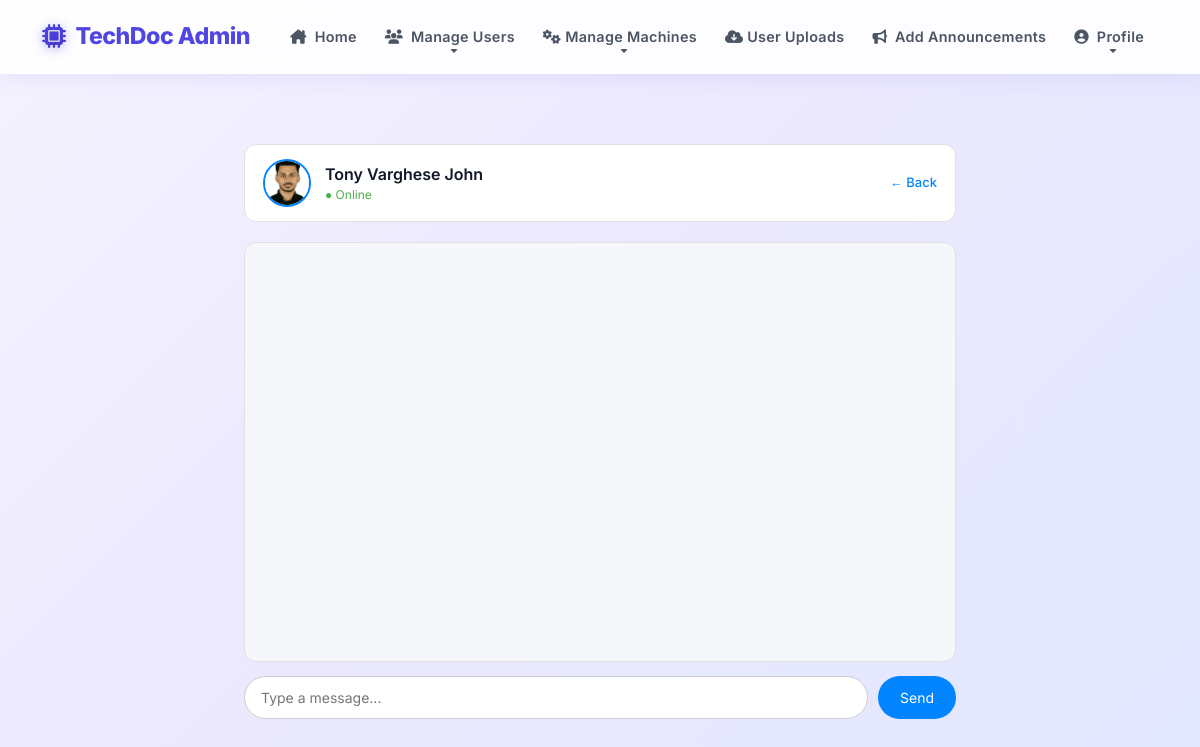
Screenshot of /wadmin/chat/10/ with the database file from the repository.
### guest/models.py (models this page shows)
class User(models.Model):
    name = models.CharField(max_length=50)
    contact = models.CharField(max_length=50)
    employeid = models.CharField(max_length=50)
    email = models.EmailField(unique=True, null=True)
    gender = models.CharField(max_length=50)
    photo = models.FileField(upload_to='UserPhoto/')
    password = models.CharField(max_length=50)
    status = models.CharField(max_length=20, default='pending')
    class Meta:
        db_table = 'tbl_user'

### wadmin/views.py (the view)
# urls.py: path('chat/<int:user_id>/', views.admin_chat,         name='admin_chat'),
def admin_chat(request, user_id):
    from guest.models import User
    user     = User.objects.get(id=user_id)
    admin_id = request.session.get('aid')
    return render(request, 'admin/chat.html', {'chat_user': user, 'admin_id': admin_id})

### wadmin/Templates/admin/chat.html (shortened to what this page needs)
{% include 'admin/Header.html' %}
<div style="padding: 24px; max-width: 760px; margin: auto;">
  <div style="display: flex; align-items: center; gap: 14px; margin-bottom: 20px; background: #fff; padding: 14px 18px; border-radius: 12px; border: 1px solid #e0e0e0;">
    <img src="/media/{{ chat_user.photo }}" alt="photo"
         style="width: 48px; height: 48px; border-radius: 50%; object-fit: cover; border: 2px solid #0084ff;">
    <div>
      <div style="font-weight: 600; font-size: 16px;">{{ chat_user.name }}</div>
      <div style="font-size: 12px; color: #4caf50;">● Online</div>
    </div>
    <a href="{% url 'wadmin:admin_chat_list' %}"
       style="margin-left: auto; font-size: 13px; color: #0084ff; text-decoration: none;">← Back</a>
  </div>
  <div id="chatBox"
       style="height: 420px; overflow-y: auto; background: #f5f7fb; border-radius: 12px; padding: 16px; border: 1px solid #e0e0e0; display: flex; flex-direction: column; gap: 10px;">
  </div>
  <div style="display: flex; gap: 10px; margin-top: 14px;">
    <input type="text" id="msgInput" placeholder="Type a message..."
           style="flex: 1; padding: 10px 16px; border: 1px solid #ccc; border-radius: 24px; font-size: 14px; outline: none;">
    <button onclick="sendMessage()"
            style="background: #0084ff; color: white; border: none; padding: 10px 22px; border-radius: 24px; cursor: pointer; font-size: 14px;">
      Send
    </button>
  </div>
</div>

### wadmin/Templates/admin/Header.html (style rules this page uses)
:root { --primary: #4f46e5; --primary-dark: #4338ca; --primary-deeper: #3730a3; --accent: #10b981; --danger: #ef4444; --warning: #f59e0b; --info: #06b6d4; --bg-page: linear-gradient(135deg, #f5f3ff 0%, #ede9fe 40%, #e0e7ff 100%); --text-main: #111827; --text-muted: #6b7280; --border-light: #e5e7eb; --shadow-sm: 0 2px 8px rgba(0, 0, 0, 0.06); --shadow-md: 0 8px 24px rgba(79, 70, 229, 0.14); --shadow-lg: 0 20px 40px rgba(79, 70, 229, 0.2); --radius: 12px; --radius-lg: 20px; }
body { font-family: 'Inter', sans-serif; background: var(--bg-page); min-height: 100vh; color: var(--text-main); overflow-x: hidden; padding-top: 80px; }
a:not(.btn):not(.nav-link):not(.navbar-brand):not(.dropdown-item):not(.stat-card) { color: var(--primary); font-weight: 500; position: relative; text-decoration: none; transition: color 0.2s ease; }
a:not(.btn):not(.nav-link):not(.navbar-brand):not(.dropdown-item):not(.stat-card)::before { content: ''; position: absolute; width: 100%; height: 2px; bottom: -2px; left: 0; background: linear-gradient(90deg, var(--primary), var(--info)); transform: scaleX(0); transform-origin: right; transition: transform 0.3s ease; border-radius: 2px; }

### rows the page displays
User: photo (picture), name "Tony Varghese John"
